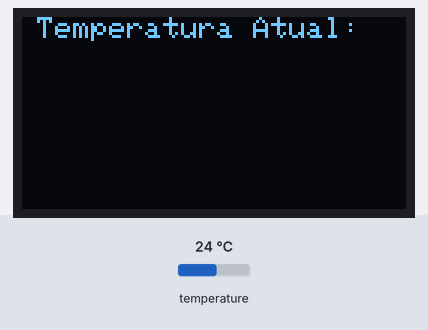
The sketch below on a simulated Arduino Uno, built with avr-gcc and run on an emulated ATmega328P. Parts: 128×64 one-colour display. The inputs (shaded band) are chosen by the test bench; at power-on: temperature 24 °C. What the sketch prints to the serial monitor is not drawn.

Above: at 3.1 s.
3.2 s: temperature set to 12 °C
At 4.8 s:
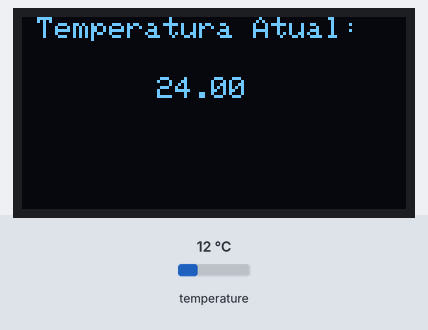
At 8.8 s:
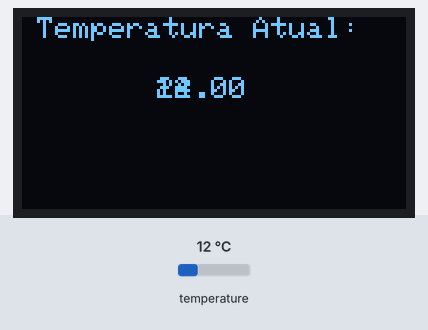
9.1 s: temperature set to 19 °C
13.0 s: temperature set to 28 °C
Timing chart, 0 to 16.0 s (numbered marks = the images above; inputs shaded):
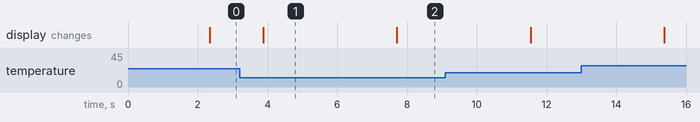

The sketch:

Termometro.ino
```cpp
/*Biblotecas*/
#include <OneWire.h>
#include <DallasTemperature.h>
#include <Wire.h> //INCLUSÃO DE BIBLIOTECA
#include <Adafruit_GFX.h> //INCLUSÃO DE BIBLIOTECA
#include <Adafruit_SSD1306.h> //INCLUSÃO DE BIBLIOTECA
/************************************************************************************************/
#define dadosTemperature 2 /*pino de entrada de dados do sensor*/
/************************************************************************************************/
OneWire oneWire(dadosTemperature);  /*Protocolo OneWire*/
/************************************************************************************************/
DallasTemperature sensors(&oneWire); /*encaminha referências OneWire para o sensor*/
Adafruit_SSD1306 display = Adafruit_SSD1306(); /*objeto de tipo adafruit_SSD1306*/
/************************************************************************************************/

void setup(){
  Serial.begin(115200);
  Serial.println("demonstracao do funcionamento do sensor");
  sensors.begin();
  Wire.begin(); //INICIALIZA A BIBLIOTECA WIRE
  display.begin(SSD1306_SWITCHCAPVCC, 0x3C); //INICIALIZA O DISPLAY COM ENDEREÇO I2C 0x3C
  display.setTextColor(WHITE); //DEFINE A COR DO TEXTO
  display.setTextSize(1,1); //DEFINE O TAMANHO DA FONTE DO TEXTO
  display.clearDisplay(); //LIMPA AS INFORMAÇÕES DO DISPLAY
}
void loop() {
  /********************************************************************/
   sensors.requestTemperatures(); /* Envia o comando para leitura da temperatura */
  Serial.print("A temperatura é: "); /* Printa "A temperatura é:" */
  delay(1500);
  Serial.print(sensors.getTempCByIndex(0)); /* Endereço do sensor */
  display.setCursor(5,0); //POSIÇÃO EM QUE O CURSOR IRÁ FAZER A ESCRITA
  display.print("Temperatura Atual:"); //ESCREVE O TEXTO NO DISPLAY
  display.display(); //EFETIVA A ESCRITA NO DISPLAY
  display.setCursor(45,20); //POSIÇÃO EM QUE O CURSOR IRÁ FAZER A ESCRITA
  display.print(sensors.getTempCByIndex(0)); //ESCREVE O TEXTO NO DISPLAY
  delay(1500);
  display.display(); //EFETIVA A ESCRITA NO DISPLAY

}
```

Measured:
- after the input at 3.2 s, the display: first differs from a run without the input after 4.5 s (image 2)
- what the display in image 1 shows lasts 3.8 s, from 3.9 s to 7.7 s
